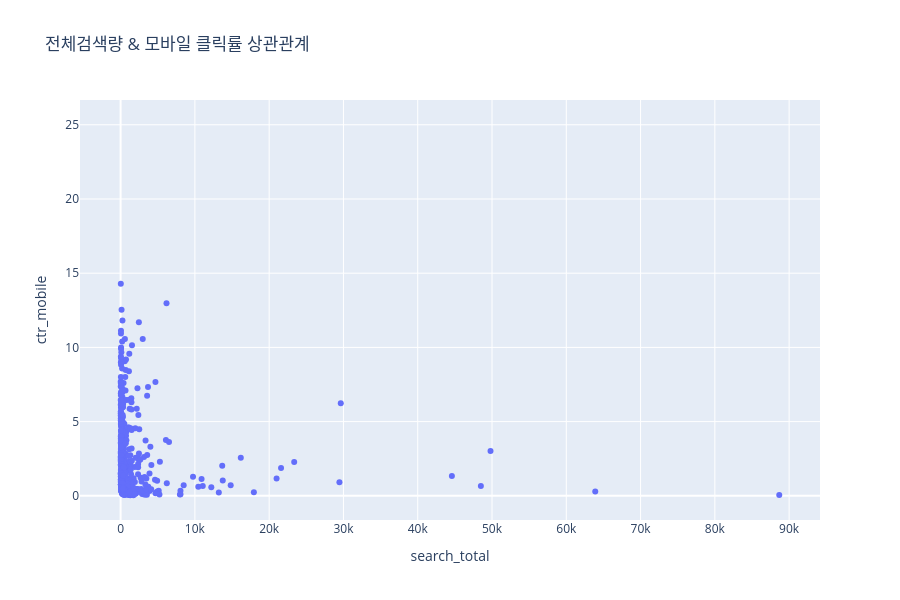

The notebook cell this image was saved under:
### Code cell
fig = px.scatter(
    df,
    x="search_total",
    y="ctr_mobile",
    title="전체검색량 & 모바일 클릭률 상관관계"
)

fig.update_layout(
    height=600
)

fig.show()

### Figure 1 — Plotly figure (JSON) as saved in the notebook; plotly's stock layout.template omitted (floating-point values rounded to 4 significant figures; data arrays with more than 128 entries replaced by an {"elided": "..."} marker saying what was removed)
{"data": [{"hovertemplate": "search_total=%{x}<br>ctr_mobile=%{y}<extra></extra>", "legendgroup": "", "marker": {"color": "#636efa", "symbol": "circle"}, "mode": "markers", "name": "", "orientation": "v", "showlegend": false, "type": "scatter", "x": {"elided": "1000 float values"}, "xaxis": "x", "y": {"elided": "1000 float values"}, "yaxis": "y"}], "layout": {"height": 600, "legend": {"tracegroupgap": 0}, "title": {"text": "전체검색량 & 모바일 클릭률 상관관계"}, "xaxis": {"anchor": "y", "domain": [0, 1], "title": {"text": "search_total"}}, "yaxis": {"anchor": "x", "domain": [0, 1], "title": {"text": "ctr_mobile"}}}}
